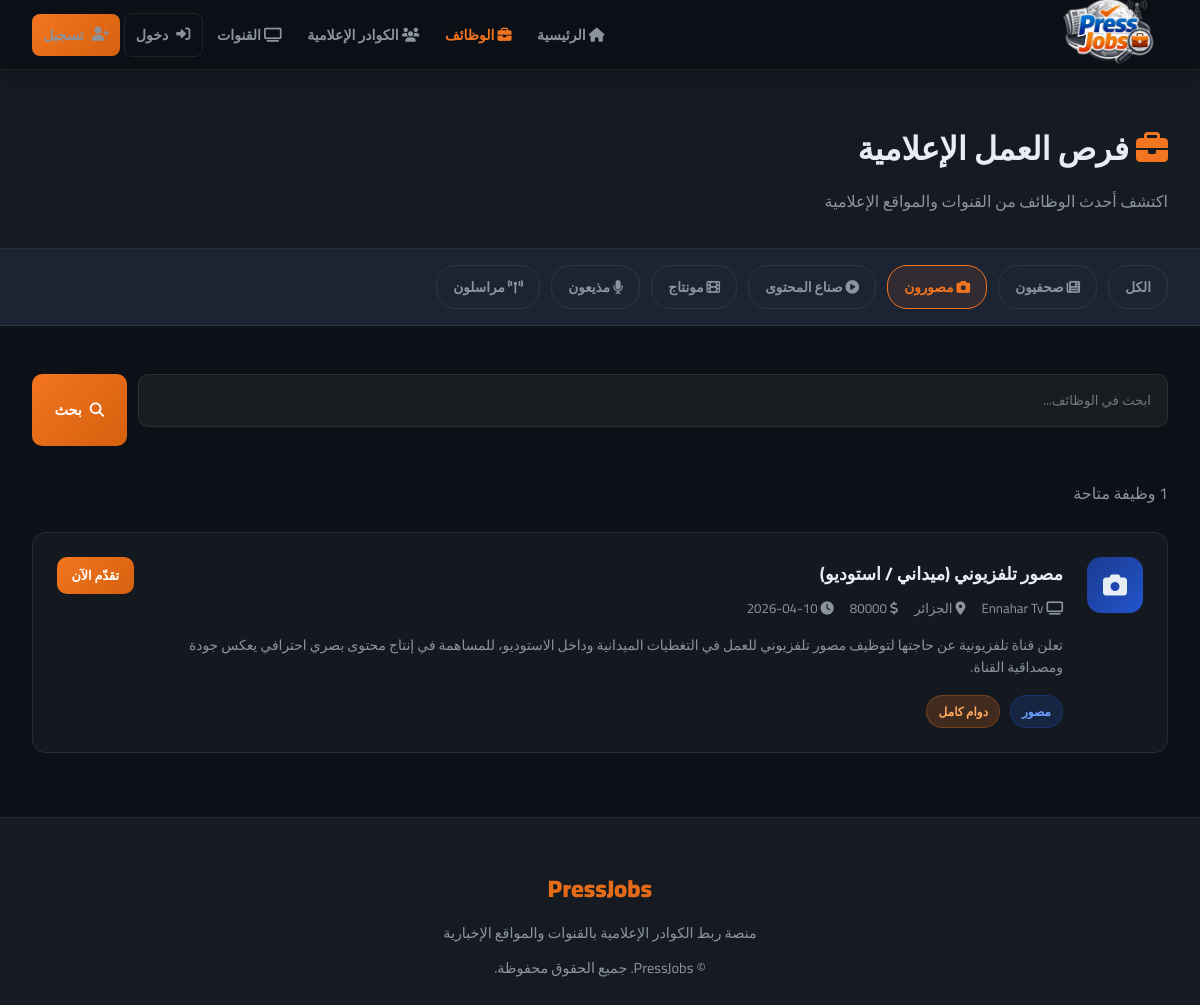
The page /jobs?category=photographer on the database its author committed.
### tables this page shows
CREATE TABLE jobs (
        id INTEGER PRIMARY KEY AUTOINCREMENT,
        channel_id INTEGER NOT NULL,
        title TEXT NOT NULL,
        description TEXT NOT NULL,
        category TEXT NOT NULL,
        location TEXT,
        job_type TEXT,
        salary TEXT,
        requirements TEXT,
        created_at TEXT DEFAULT CURRENT_TIMESTAMP,
        FOREIGN KEY(channel_id) REFERENCES users(id)
    );

CREATE TABLE users (
        id INTEGER PRIMARY KEY AUTOINCREMENT,
        name TEXT NOT NULL,
        email TEXT UNIQUE NOT NULL,
        password TEXT NOT NULL,
        account_type TEXT NOT NULL,
        bio TEXT,
        location TEXT,
        skills TEXT,
        education TEXT,
        experience TEXT,
        profile_image TEXT,
        created_at TEXT DEFAULT CURRENT_TIMESTAMP
    , last_name TEXT, gender TEXT, civil_status TEXT, specialty TEXT, years_experience TEXT, preferred_channels TEXT, extra_skills TEXT, cv_filename TEXT, intro_video TEXT, article_links TEXT, channel_type TEXT, cover_image TEXT, is_admin INTEGER DEFAULT 0);

### app.py (the view)
@app.route('/jobs')
def jobs():
    category = request.args.get('category', '')
    search   = request.args.get('search', '')
    conn = get_db()
    query = '''SELECT jobs.*, users.name as channel_name FROM jobs
               JOIN users ON jobs.channel_id = users.id WHERE 1=1'''
    params = []
    if category:
        query += ' AND jobs.category=?'
        params.append(category)
    if search:
        query += ' AND (jobs.title LIKE ? OR jobs.description LIKE ?)'
        params.extend([f'%{search}%', f'%{search}%'])
    query += ' ORDER BY jobs.created_at DESC'
    all_jobs = conn.execute(query, params).fetchall()
    conn.close()
    return render_template('jobs.html', jobs=all_jobs, category=category, search=search)

### app.py (called while the page is built)
def get_db():
    conn = sqlite3.connect(DB_PATH)
    conn.row_factory = sqlite3.Row
    return conn

### templates/jobs.html (shortened to what this page needs)
{% extends 'base.html' %}
{% block content %}
<div class="page-header">
    <div style="max-width:1200px;margin:0 auto">
        <h1><i class="fas fa-briefcase" style="color:var(--orange)"></i> فرص العمل الإعلامية</h1>
        <p>اكتشف أحدث الوظائف من القنوات والمواقع الإعلامية</p>
    </div>
</div>
<div class="filter-bar">
    <a href="/jobs" {% if not category %}class="active"{% endif %}>الكل</a>
    <a href="/jobs?category=journalist" {% if category=='journalist' %}class="active"{% endif %}><i class="fas fa-newspaper"></i> صحفيون</a>
    <a href="/jobs?category=photographer" {% if category=='photographer' %}class="active"{% endif %}><i class="fas fa-camera"></i> مصورون</a>
    <a href="/jobs?category=content" {% if category=='content' %}class="active"{% endif %}><i class="fas fa-play-circle"></i> صناع المحتوى</a>
    <a href="/jobs?category=editor" {% if category=='editor' %}class="active"{% endif %}><i class="fas fa-film"></i> مونتاج</a>
    <a href="/jobs?category=presenter" {% if category=='presenter' %}class="active"{% endif %}><i class="fas fa-microphone"></i> مذيعون</a>
    <a href="/jobs?category=reporter" {% if category=='reporter' %}class="active"{% endif %}><i class="fas fa-broadcast-tower"></i> مراسلون</a>
</div>
<div class="jobs-layout">
    <form class="search-form" method="get">
        <input class="form-group input" type="text" name="search" value="{{ search }}" placeholder="ابحث في الوظائف..." style="padding:0.8rem 1rem;background:rgba(255,255,255,0.05);border:1.5px solid var(--border);border-radius:10px;color:var(--text);font-family:inherit;outline:none">
        <button type="submit" class="btn btn-primary"><i class="fas fa-search"></i> بحث</button>
    </form>
    {% if jobs %}
    <p style="color:var(--text-muted);margin-bottom:1.5rem">{{ jobs|length }} وظيفة متاحة</p>
    {% for job in jobs %}
    <a href="/job/{{ job.id }}" class="job-list-card">
        <div class="jlc-icon"><i class="fas fa-{{ {'journalist':'newspaper','photographer':'camera','content':'play-circle','editor':'film','presenter':'microphone','reporter':'broadcast-tower'}.get(job.category, 'briefcase') }}"></i></div>
        <div class="jlc-body">
            <h3>{{ job.title }}</h3>
            <div class="jlc-meta">
                <span><i class="fas fa-tv"></i> {{ job.channel_name }}</span>
                {% if job.location %}<span><i class="fas fa-map-marker-alt"></i> {{ job.location }}</span>{% endif %}
                {% if job.salary %}<span><i class="fas fa-dollar-sign"></i> {{ job.salary }}</span>{% endif %}
                <span><i class="fas fa-clock"></i> {{ job.created_at[:10] }}</span>
            </div>
            <p class="jlc-excerpt">{{ job.description }}</p>
            <div class="jlc-footer">
                <span class="badge badge-blue">{{ {'journalist':'صحفي','photographer':'مصور','content':'صانع محتوى','editor':'مونتير','presenter':'مذيع','reporter':'مراسل'}.get(job.category, job.category) }}</span>
                {% if job.job_type %}<span class="badge badge-orange">{{ job.job_type }}</span>{% endif %}
            </div>
        </div>
        <span class="btn btn-primary btn-sm">تقدّم الآن</span>
    </a>
    {% endfor %}
    {% else %}
    <div class="empty-state">
        <i class="fas fa-briefcase"></i>
        <h3 style="margin-bottom:0.5rem">لا توجد وظائف</h3>
        <p>لم يتم العثور على وظائف مطابقة لبحثك</p>
    </div>
    {% endif %}
</div>
{% endblock %}

### templates/base.html (style rules this page uses)
:root { --blue: #1a3a8f; --blue-mid: #2255cc; --orange: #f47520; --orange-dark: #d4600e; --dark: #0d1117; --dark2: #161b22; --dark3: #1c2333; --border: rgba(255,255,255,0.08); --text: #e6edf3; --text-muted: #8b949e; --card-bg: rgba(22, 27, 34, 0.9); --gradient-blue: linear-gradient(135deg, #1a3a8f, #2255cc); --gradient-orange: linear-gradient(135deg, #f47520, #d4600e); --gradient-hero: linear-gradient(135deg, #0d1117 0%, #1a2240 50%, #0d1117 100%); }
* { margin: 0; padding: 0; box-sizing: border-box; }
body { font-family: 'Cairo', 'Tajawal', sans-serif; background: var(--dark); color: var(--text); direction: rtl; overflow-x: hidden; }
.btn { display: inline-flex; align-items: center; gap: 0.5rem; padding: 0.6rem 1.4rem; border-radius: 10px; font-family: inherit; font-weight: 700; cursor: pointer; transition: all 0.3s; text-decoration: none; border: none; font-size: 0.9rem; }
.btn-primary { background: var(--gradient-orange); color: white; }
.btn-sm { padding: 0.4rem 0.9rem; font-size: 0.8rem; }
.badge { display: inline-flex; align-items: center; gap: 0.3rem; padding: 0.25rem 0.7rem; border-radius: 20px; font-size: 0.75rem; font-weight: 700; }
.badge-blue { background: rgba(34,85,204,0.2); color: #6fa0ff; border: 1px solid rgba(34,85,204,0.3); }
.badge-orange { background: rgba(244,117,32,0.2); color: #ffaa5c; border: 1px solid rgba(244,117,32,0.3); }
.form-group { margin-bottom: 1.2rem; }

### templates/jobs.html (style rules this page uses)
.page-header { background: var(--dark2); border-bottom: 1px solid var(--border); padding: 3rem 2rem 2rem; }
.page-header h1 { font-size: 2rem; font-weight: 900; margin-bottom: 0.5rem; }
.page-header p { color: var(--text-muted); }
.filter-bar { background: var(--dark3); border-bottom: 1px solid var(--border); padding: 1rem 2rem; display: flex; gap: 0.7rem; flex-wrap: wrap; align-items: center; }
.filter-bar a { padding: 0.5rem 1rem; border-radius: 20px; border: 1.5px solid var(--border); color: var(--text-muted); text-decoration: none; font-size: 0.85rem; font-weight: 600; transition: all 0.3s; }
.filter-bar a:hover, .filter-bar a.active { border-color: var(--orange); color: var(--orange); background: rgba(244,117,32,0.1); }
.jobs-layout { max-width: 1200px; margin: 0 auto; padding: 3rem 2rem; }
.job-list-card { background: var(--card-bg); border: 1px solid var(--border); border-radius: 14px; padding: 1.5rem; margin-bottom: 1rem; display: flex; align-items: flex-start; gap: 1.5rem; transition: all 0.3s; text-decoration: none; color: inherit; }
.jlc-icon { width: 56px; height: 56px; border-radius: 14px; background: var(--gradient-blue); display: flex; align-items: center; justify-content: center; font-size: 1.5rem; flex-shrink: 0; }
.jlc-body { flex: 1; }
.jlc-body h3 { font-size: 1.1rem; font-weight: 700; margin-bottom: 0.4rem; }
.jlc-meta { display: flex; align-items: center; gap: 1rem; color: var(--text-muted); font-size: 0.83rem; flex-wrap: wrap; margin-bottom: 0.8rem; }
.jlc-excerpt { color: var(--text-muted); font-size: 0.87rem; line-height: 1.6; display: -webkit-box; -webkit-line-clamp: 2; -webkit-box-orient: vertical; overflow: hidden; }
.jlc-footer { display: flex; align-items: center; gap: 0.6rem; margin-top: 1rem; flex-wrap: wrap; }
.search-form { display: flex; gap: 0.7rem; margin-bottom: 2rem; flex-wrap: wrap; }
.search-form input, .search-form select { flex: 1; min-width: 180px; }

### rows shown on the page
jobs: title "مصور تلفزيوني (ميداني / استوديو)", channel_name "Ennahar Tv", location "الجزائر", salary "80000", created_at "2026-04-10", description "تعلن قناة تلفزيونية عن حاجتها لتوظيف مصور تلفزيوني للعمل في التغطيات الميدانية وداخل الاستوديو، للمساهمة في إنتاج محتوى بصري احترافي يعكس جودة ومصداقية القناة.", category "مصور", job_type "دوام كامل"
